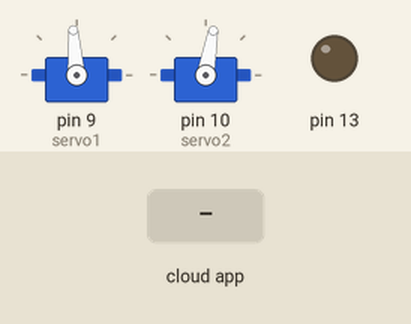
A sketch run on a simulated Arduino Uno, built with avr-gcc and run on an emulated ATmega328P. On the bench: 2 × servo, output pins drawn as LEDs (lit = HIGH). Inputs (shaded band) come from the test bench. The ROS host is connected and sends only what is stated.

Above: at 1.2 s.
1.3 s: the phone or cloud app sets neck_pan_goal to 0
At 1.8 s:
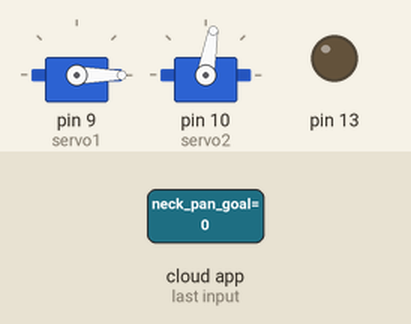
2.8 s: the phone or cloud app sets neck_tilt_goal to 0
At 3.9 s:
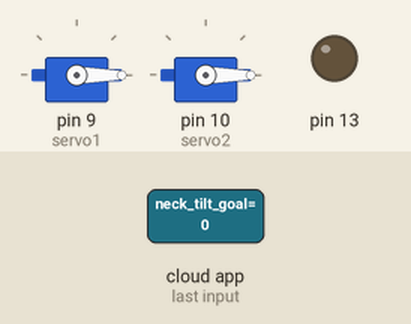
4.3 s: the phone or cloud app sets neck_pan_goal to 45
At 5.5 s:
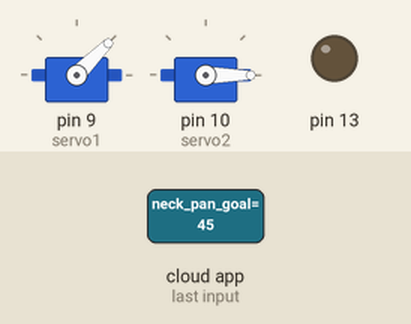
5.8 s: the phone or cloud app sets neck_tilt_goal to 45
At 6.3 s:
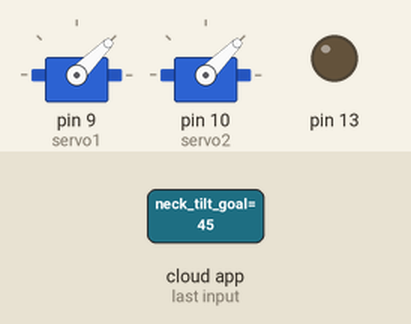
7.3 s: the phone or cloud app sets neck_pan_goal to 90
At 7.9 s:
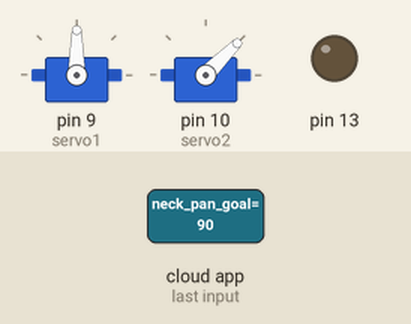
8.8 s: the phone or cloud app sets neck_tilt_goal to 180
At 10.0 s:
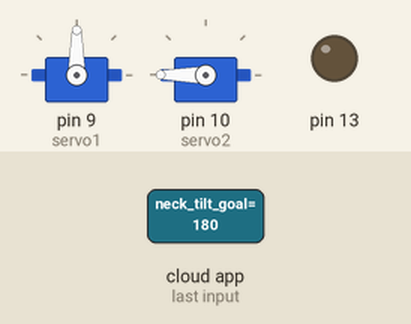
Timing chart, 0 to 11.3 s (numbered marks = the images above; inputs shaded):
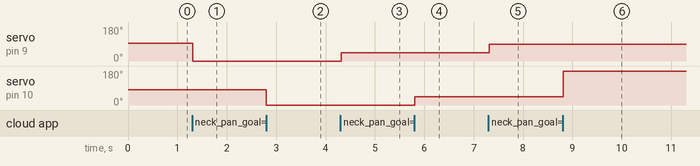

The sketch:

ServoControl.ino
```cpp
#if (ARDUINO >= 100)
 #include <Arduino.h>
#else
 #include <WProgram.h>
#endif

#include <Servo.h>
#include <ros.h>
#include <std_msgs/UInt16.h>

// this node assumes that you are running rosserial on your computer with the correct
// arduino port connected my case it was /dev/ttyACM0 yours will be dirrent
ros::NodeHandle  nh;
// create simple servo objects

Servo servo1;
Servo servo2;

// offsets needed to put the head in the correct starting place
int head_start_yaw_offset  = 94;//magic value that is only spacefic to our hardware
// use 90 degrees '90' as a default
int head_start_tilt_offset = 80; //a good default to use is 0 degrees

// a call back function that is run anytime
// a message from ros with the topic /head/neck_pan_goal which is a int16
// is run it moves the servo to that position
// ex: from ros topic "80" it moves the servo to the servos 80 degrees

// yaw servo callback
void servo1_cb( const std_msgs::UInt16&  cmd_msg){
// what actually moves the servos
  servo1.write(cmd_msg.data); //set servo angle, should be from 0-180
}
// pitch servo callaback
void servo2_cb( const std_msgs::UInt16&  cmd_msg){
  servo2.write(cmd_msg.data); //set servo angle, should be from 0-180
}
// setup communication within ROS robotic operating system
// to listen for a topic (a datastream that this arduino listens to)
ros::Subscriber<std_msgs::UInt16> sub1("/head/neck_pan_goal", servo1_cb);
ros::Subscriber<std_msgs::UInt16> sub2("/head/neck_tilt_goal", servo2_cb);

void setup(){
  pinMode(13, OUTPUT);

  nh.initNode();
  nh.subscribe(sub1);
  nh.subscribe(sub2);

  servo1.attach(9); //attach it to pin 9
  servo2.attach(10);//attach it to pin10
  servo1.write(head_start_yaw_offset);
  servo2.write(head_start_tilt_offset);

}

void loop(){
  nh.spinOnce();
  delay(20);
}
```

Measured:
- after the input at 1.3 s, servo on pin 9 (servo1): 94° → 0° at once
- after the input at 2.8 s, servo on pin 10 (servo2): 80° → 0° at once
- after the input at 4.3 s, servo on pin 9 (servo1): 0° → 45° at once
- after the input at 5.8 s, servo on pin 10 (servo2): 0° → 45° at once
- after the input at 7.3 s, servo on pin 9 (servo1): 45° → 90° at once
- after the input at 8.8 s, servo on pin 10 (servo2): 45° → 180° at once
